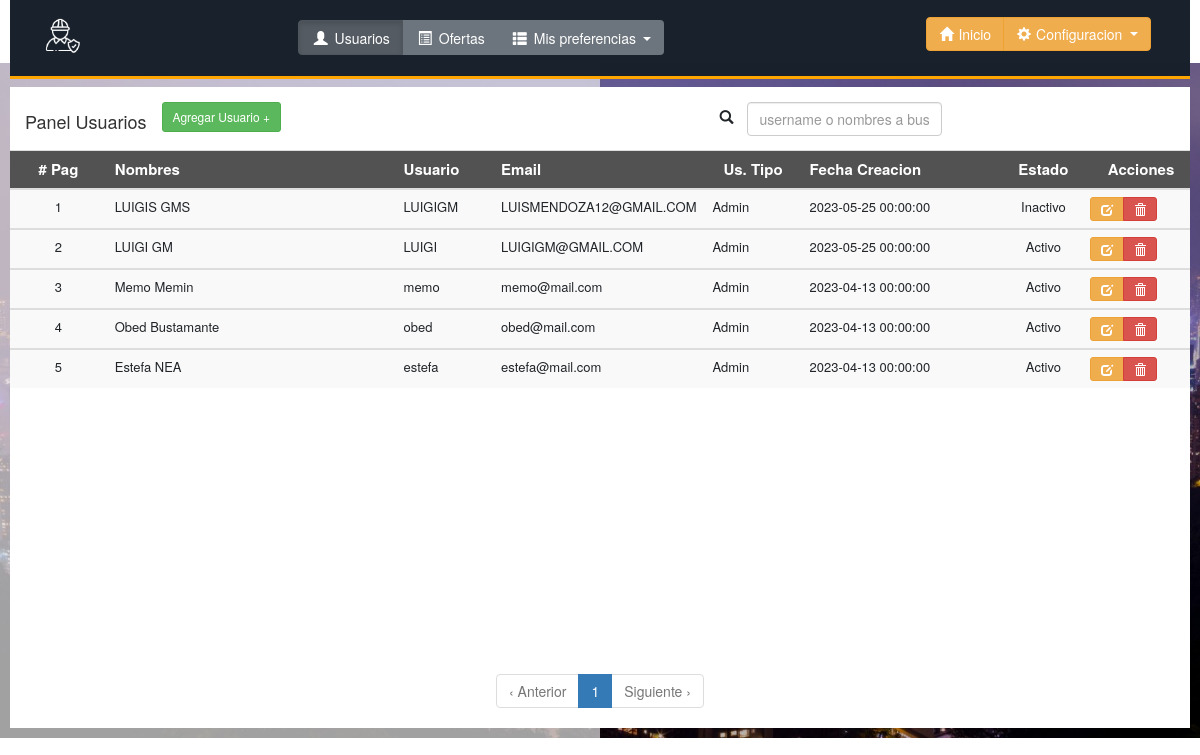
The page /users.php (signed in) on the database its author committed.
### tables this page shows
CREATE TABLE `users` (
  `user_id` int(11) NOT NULL,
  `firstname` varchar(20) NOT NULL,
  `lastname` varchar(20) NOT NULL,
  `user_name` varchar(64) NOT NULL,
  `user_password_hash` varchar(255) NOT NULL,
  `user_email` varchar(64) NOT NULL,
  `id_tipo` int(11) NOT NULL,
  `date_added` datetime NOT NULL,
  `intentos` int(11) NOT NULL,
  `ultimo_ingreso` datetime DEFAULT NULL,
  `estado` varchar(10) DEFAULT NULL
);

### include/paginadousers.php (the view, shortened to what this page needs)
<link rel="stylesheet" href="css/style.css" />
<div class="container-fluid  outer_div" style="padding:0px;">
    <?php
    $sTable = "users";
    $sWhere = "";
    $sWhere .= " order by user_id desc";
    $page = (isset($_REQUEST['page']) && !empty($_REQUEST['page'])) ? $_REQUEST['page'] : 1;
    $per_page = 10;
    $adjacents  = 4;
    $offset = ($page - 1) * $per_page;
    $count_query   = mysqli_query($con, "SELECT count(*) AS numrows FROM $sTable  $sWhere");
    $row = mysqli_fetch_array($count_query);
    $numrows = $row['numrows'];
    $total_pages = ceil($numrows / $per_page);
    $reload = '?.php';
    $sql = "SELECT * FROM  $sTable $sWhere LIMIT $offset,$per_page";
    $query = mysqli_query($con, $sql);
    ?>
    <div class="boxscrollpag">
        <table class="table table-striped">
            <div class="row">
            <tr style="background-color:  rgb(9, 9, 9, 0.7); color:white; font-size:15px;">
                    <th class="col-1 text-center"># Pag</th>
                    <th class="col-3 ">Nombres</th>
                    <th class="col-1 ">Usuario</th>
                    <th class="col-2 ">Email</th>
                    <th class="col-1  text-center">Us. Tipo</th>
                    <th class="col-2 ">Fecha Creacion</th>
                    <th class="col-1  text-center">Estado</th>
                    <th class="col-1  text-center">Acciones</th>
                </tr>
            </div>
            <?php
            $number = 0;
            if ($result = ($query)) {
                while ($row = mysqli_fetch_array($result)) {
                    $number++;
                    $userid = $row["user_id"];
                    $name = $row["firstname"];
                    $lastname = $row["lastname"];
                    $username = $row["user_name"];
                    $email = $row["user_email"];
                    $tipo = $row["id_tipo"];
                    $dateadd = $row["date_added"];
                    $status = $row["estado"];
                    $passcifred = $row["user_password_hash"];
                    $perfil = "Invalido";
                    if ($tipo == 1) {
                        $perfil = "Admin";
                    }
                    $cargardatos = $userid . "||" . $name . "||" . $lastname . "||" . $username . "||" . $email . "||" . $tipo . "||" . $dateadd . "||" . $status . "||" . $passcifred;
            ?>
                    <tbody id="myTable">
                        <tr>
                            <td align="center"><?php echo $number ?></td>
                            <td><?php echo $name . ' ' . $lastname ?></td>
                            <td><?php echo $username ?></td>
                            <td><?php echo $email ?></td>
                            <td><?php echo $perfil ?></td>
                            <td><?php echo $dateadd ?></td>
                            <td align="center"><?php echo $status ?></td>
                            <td style="font-size: 10px; padding:0;" class="col-1">
                                    <div class="btn btn-group row">
                                        <button class="btn btn-warning btn-sm" data-toggle="modal" data-target="#editar" onclick="agregaform('<?php echo $cargardatos ?>')">
                                            <span class="glyphicon glyphicon-edit"></span></button>
                                        <button class="btn btn-danger btn-sm " onclick="return confirmar(id='<?php echo $userid; ?>')">
                                            <span class="glyphicon glyphicon-trash"></span>
                                        </button>
                                    </div>
                                </td>
                        </tr>
                    </tbody>
            <?php
                }
            }
            ?>
        </table>
    </div>
    <div class="text-center">
        <?php
        echo paginate($reload, $page, $total_pages, $adjacents);
        ?>
    </div>
</div>

### css/style.css (style rules this page uses)
body { height: 100%; background-repeat: no-repeat; background: url(../images/fondo.jpeg) no-repeat center fixed; background-size: 100%; position:auto; }
td { font-size:small; }
.boxscrollpag { padding:0px; height: 63%; width: auto; background:white; }

### rows shown on the page
users: firstname "LUIGIS", lastname "GMS", user_name "LUIGIGM", user_email "LUISMENDOZA12@GMAIL.COM", id_tipo "Admin", date_added "2023-05-25 00:00:00", estado "Inactivo"
users: firstname "LUIGI", lastname "GM", user_name "LUIGI", user_email "LUIGIGM@GMAIL.COM", id_tipo "Admin", date_added "2023-05-25 00:00:00", estado "Activo"
users: firstname "Memo", lastname "Memin", user_name "memo", user_email "memo@mail.com", id_tipo "Admin", date_added "2023-04-13 00:00:00", estado "Activo"
users: firstname "Obed", lastname "Bustamante", user_name "obed", user_email "obed@mail.com", id_tipo "Admin", date_added "2023-04-13 00:00:00", estado "Activo"
users: firstname "Estefa", lastname "NEA", user_name "estefa", user_email "estefa@mail.com", id_tipo "Admin", date_added "2023-04-13 00:00:00", estado "Activo"

### other values the page prints
$prevlabel "‹ Anterior"
$nextlabel "Siguiente ›"
